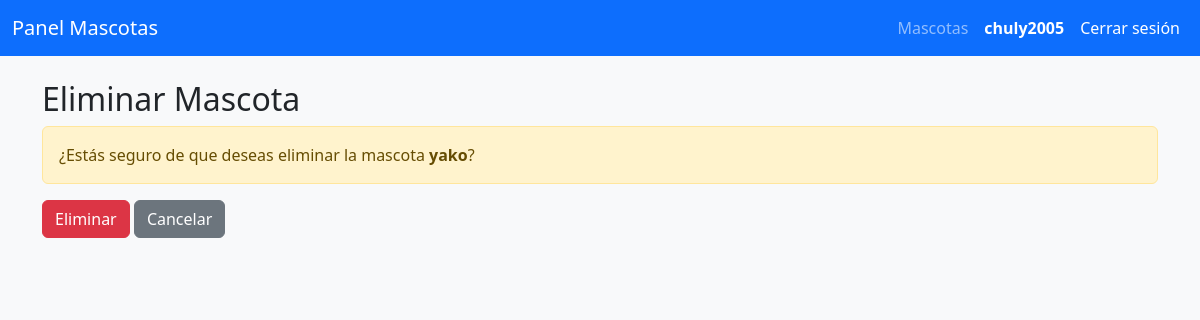
The page /Mascota/moderador/mascotas/1/eliminar/?nfc_id=&nombre=&telefono_dueno= (signed in) on the database as committed earlier.
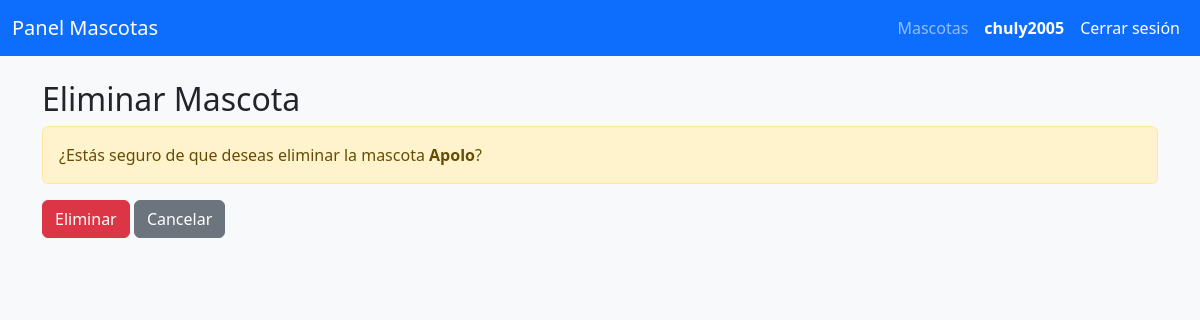
The same page on the database as committed later.
### mascotas/models.py (models this page shows, shortened)
class Mascota(models.Model):
    nfc_id = models.CharField(max_length=100, unique=True)
    nombre = models.CharField(max_length=100)
    foto = models.ImageField(upload_to='fotos_mascotas/')
    vacunado_rabia = models.BooleanField(default=False)
    nombre_dueno = models.CharField(max_length=100)
    rut_dueno = models.CharField(max_length=15, verbose_name='RUT del dueño')
    email_dueno = models.EmailField(max_length=254, verbose_name='Correo del dueño')
    telefono_dueno = models.CharField(max_length=20, null=True, blank=True)

### mascotas/views.py (the view)
# urls.py: path('moderador/mascotas/<int:pk>/eliminar/', views.moderador_eliminar_mascota, name='moderador_eliminar_mascota'),
@login_required
def moderador_eliminar_mascota(request, pk):
    mascota = get_object_or_404(Mascota, pk=pk)
    params = request.GET.urlencode()
    if request.method == 'POST':
        mascota.delete()
        if params:
            return redirect(f"{reverse('moderador_listar_mascotas')}?{params}")
        return redirect('moderador_listar_mascotas')
    return render(request, 'moderadores/eliminar_mascota.html', {'mascota': mascota, 'params': params})

### mascotas/templates/moderadores/eliminar_mascota.html (shortened to what this page needs)
{% extends 'base.html' %}
{% block content %}
<div class="container mt-4">
  <h2>Eliminar Mascota</h2>
  <div class="alert alert-warning">¿Estás seguro de que deseas eliminar la mascota <strong>{{ mascota.nombre }}</strong>?</div>
  <form method="post">
    <button type="submit" class="btn btn-danger">Eliminar</button>
    <a href="{% url 'moderador_listar_mascotas' %}{% if params %}?{{ params }}{% endif %}" class="btn btn-secondary">Cancelar</a>
  </form>
</div>
{% endblock %}

### mascotas/templates/base.html (shortened to what this page needs)
{% load static %}
<!DOCTYPE html>
<html lang="es">
<head>
    <link href="https://cdn.jsdelivr.net/npm/bootstrap@5.3.3/dist/css/bootstrap.min.css" rel="stylesheet">
    <link rel="stylesheet" href="{% static 'mascotas/estilos.css' %}">
</head>
<body>
{% if user.is_authenticated %}
<nav class="navbar navbar-expand-lg navbar-dark bg-primary mb-4">
  <div class="container-fluid">
    <a class="navbar-brand" href="{% url 'moderador_listar_mascotas' %}">Panel Mascotas</a>
    <div class="collapse navbar-collapse" id="navbarNav">
      <ul class="navbar-nav ms-auto align-items-center">
        <li class="nav-item">
          <a class="nav-link" href="{% url 'moderador_listar_mascotas' %}">Mascotas</a>
        </li>
        <li class="nav-item">
          <span class="nav-link text-white fw-bold">{{ user.username }}</span>
        </li>
        <li class="nav-item">
          <form method="post" action="{% url 'logout' %}">
            <button class="nav-link btn btn-link text-white" style="text-decoration:none;" type="submit">Cerrar sesión</button>
          </form>
        </li>
      </ul>
    </div>
  </div>
</nav>
{% endif %}
<main>
{% block content %}{% endblock %}
</main>
</body>
</html>

### mascotas/static/mascotas/estilos.css (style rules this page uses)
body { background-color: #f8f9fa; }

Rows that differ between the two databases and show on the page:
changed Mascota: nombre "yako" → "Apolo"
